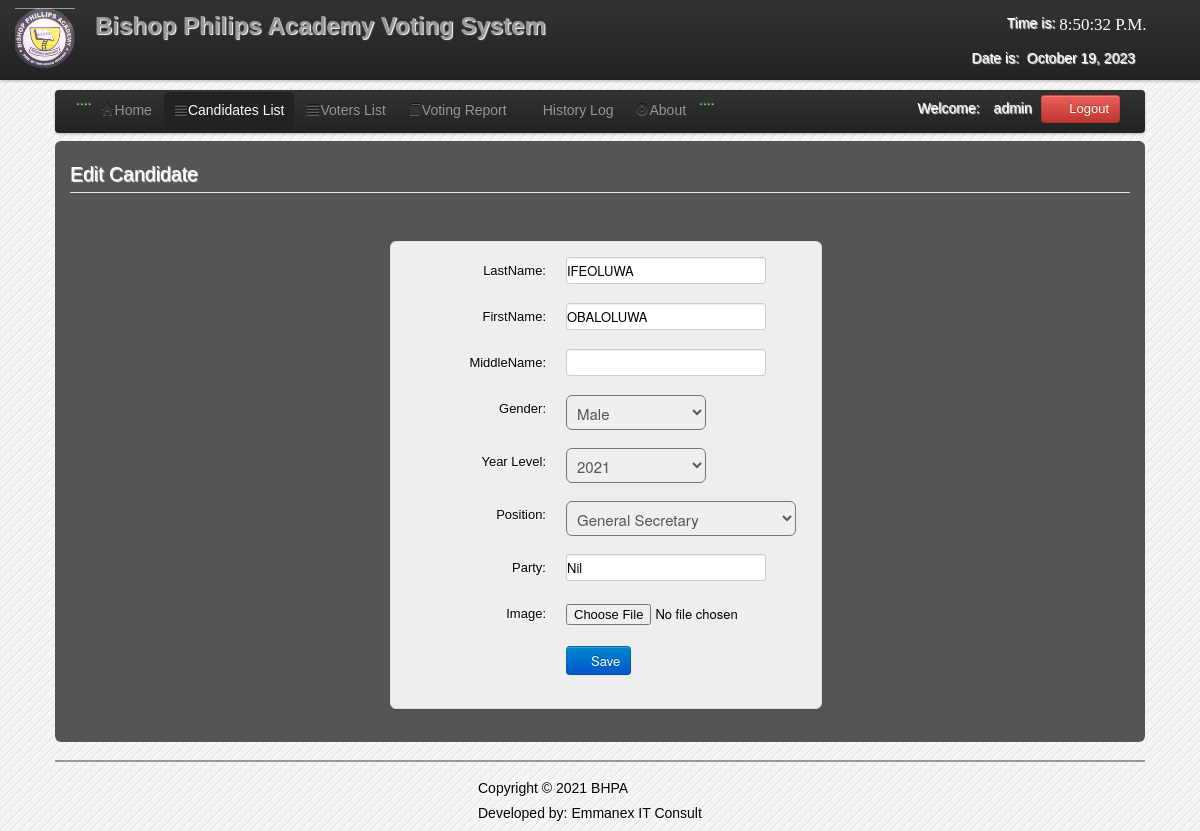
The app's page /admin/edit_candidate.php?id=4 (signed in) with its own data.
### tables this page shows
CREATE TABLE `users` (
  `User_id` int(11) NOT NULL,
  `FirstName` varchar(100) NOT NULL,
  `LastName` varchar(100) NOT NULL,
  `UserName` varchar(100) NOT NULL,
  `Password` varchar(100) NOT NULL,
  `User_Type` varchar(50) NOT NULL
);

CREATE TABLE `candidate` (
  `CandidateID` int(11) NOT NULL,
  `abc` varchar(1) NOT NULL,
  `Position` varchar(200) NOT NULL,
  `Party` varchar(100) NOT NULL,
  `FirstName` varchar(200) NOT NULL,
  `LastName` varchar(200) NOT NULL,
  `MiddleName` varchar(100) NOT NULL,
  `Gender` varchar(6) NOT NULL,
  `Year` varchar(100) NOT NULL,
  `Photo` varchar(200) NOT NULL,
  `Photo1` varchar(200) NOT NULL
);

### admin/session.php (called while the page is built, shortened)
<?php
$id_session=$_SESSION['id'];
?>

### admin/edit_candidate.php (the view, shortened to what this page needs)
<?php
include('session.php');
include('header.php');
include('dbcon.php');
$get_id=$_GET['id'];
?>
</head>
<body>
<?php include('nav_top.php'); ?>
<div class="wrapper">
<div class="home_body">
<div class="navbar">
	<div class="navbar-inner">
	<div class="container">
	<ul class="nav nav-pills">
	  <li>....</li>
	  <li><a href="home.php"><i class="icon-home icon-large"></i>Home</a></li>
	  <li class="active"><a  href="candidate_list.php"><i class="icon-align-justify icon-large"></i>Candidates List</a></li>
	  <li class=""><a  href="voter_list.php"><i class="icon-align-justify icon-large"></i>Voters List</a></li>
		 <li><a  href="canvassing_report.php"><i class="icon-book icon-large"></i>Voting Report</a></li>
		    <li><a  href="History.php"><i class="icon-table icon-large"></i>History Log</a>
		   <li><a data-toggle="modal" href="#about"><i class="icon-exclamation-sign icon-large"></i>About</a></li>
		   <li>....</li>
	 </ul>
	<form class="navbar-form pull-right">
		<?php $result=mysqli_query($conn,"select * from users where User_id='$id_session'");
	$row=mysqli_fetch_array($result);
	?>
	<font color="white">Welcome:<i class="icon-user-md"></i><?php echo $row['User_Type']; ?></font>
	<a class="btn btn-danger" id="logout" data-toggle="modal" href="#myModal"><i class="icon-off"></i>&nbsp;Logout</a>
	</form>
	</div>
	</div>
	</div>
	<div id="element" class="hero-body">
	<?php
	$result=mysqli_query($conn,"select * from candidate where CandidateID='$get_id'") or die(mysqli_error());
	$row=mysqli_fetch_array($result);
	?>
	<form method="POST"  class="form-horizontal" enctype="multipart/form-data">
    <fieldset>
    <legend><font color="white">Edit Candidate</font></legend>
	<div class="candidate_margin">
	<ul class="thumbnails_new_voter">
    <li class="span3">
    <div class="thumbnail_new_voter">
   <div class="control-group">
    <label class="control-label" for="input01">LastName:</label>
    <div class="controls">
    <input type="text" name="rlastname" class="rlastname" value="<?php echo $row['LastName']; ?>">
    </div>
    </div>
	<div class="control-group">
    <label class="control-label" for="input01">FirstName:</label>
    <div class="controls">
    <input type="text" name="rfirstname" class="rfirstname" value="<?php echo $row['FirstName']; ?>">
    </div>
    </div>
	<div class="control-group">
    <label class="control-label" for="input01">MiddleName:</label>
    <div class="controls">
    <input type="text" name="rname" class="rname" value="<?php echo $row['MiddleName']; ?>">
    </div>
    </div>
	<div class="control-group">
    <label class="control-label" for="input01">Gender:</label>
    <div class="controls">
   <select name="rgender" class="rgender" id="span2">
   <option><?php echo $row['Gender']; ?></option>
	</select>
    </div>
    </div>
	<div class="control-group">
    <label class="control-label" for="input01">Year Level:</label>
    <div class="controls">
   <select name="ryear" class="ryear" id="span2">
     <option><?php echo $row['Year']; ?></option>
	</select>
    </div>
    </div>
	<div class="control-group">
    <label class="control-label" for="input01">Position:</label>
    <div class="controls">
   <select name="rposition" class="rposition" id="span90">
    <option><?php echo $row['Position']; ?></option>
	</select>
    </div>
    </div>
		<div class="control-group">
    <label class="control-label" for="input01">Party:</label>
    <div class="controls">
    <input type="text" name="party" class="party" value="<?php echo $row['Party']; ?>">
    </div>
    </div>
<div class="control-group">
	<label class="control-label" for="input01">Image:</label>
    <div class="controls">
	<input type="file" name="image" class="font">
    </div>
    </div>
	<div class="control-group">
    <div class="controls">
	<button class="btn btn-primary" name="save"><i class="icon-save icon-large"></i>Save</button>
    </div>
    </div>
    </fieldset>
    </form>
	</div>
	<?php include('footer.php')?>
</div>
</div>
</body>
</html>

### admin/css/Home.css (style rules this page uses)
* { margin:0; padding:0; }
body { font-family:"Trebuchet MS", "Myriad Pro", Arial, sans-serif; font-size:14px; background-color: #fff; background:#f4f4f4 url(../images/bg.gif) repeat top left; text-shadow:1px 1px 1px #fff; background-position: 0 0px; }
.wrapper { width:1090px; margin:10px auto; }

### records on screen
users: User_Type "admin"
candidate: rlastname "IFEOLUWA", rfirstname "OBALOLUWA", rgender "Male", ryear "2021", rposition "General Secretary", party "Nil"
